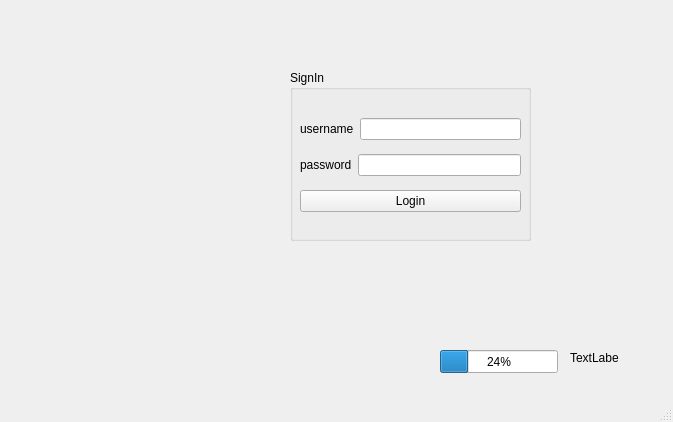
<?xml version="1.0" encoding="UTF-8"?>
<ui version="4.0">
 <class>MainWindow</class>
 <widget class="QMainWindow" name="MainWindow">
  <property name="geometry">
   <rect>
    <x>0</x>
    <y>0</y>
    <width>673</width>
    <height>422</height>
   </rect>
  </property>
  <property name="windowTitle">
   <string>MainWindow</string>
  </property>
  <widget class="QWidget" name="centralwidget">
   <widget class="QGroupBox" name="groupBox">
    <property name="geometry">
     <rect>
      <x>290</x>
      <y>70</y>
      <width>241</width>
      <height>171</height>
     </rect>
    </property>
    <property name="title">
     <string>SignIn</string>
    </property>
    <widget class="QWidget" name="">
     <property name="geometry">
      <rect>
       <x>10</x>
       <y>40</y>
       <width>221</width>
       <height>111</height>
      </rect>
     </property>
     <layout class="QVBoxLayout" name="verticalLayout">
      <item>
       <layout class="QHBoxLayout" name="horizontalLayout">
        <item>
         <widget class="QLabel" name="label">
          <property name="text">
           <string>username</string>
          </property>
         </widget>
        </item>
        <item>
         <widget class="QLineEdit" name="lineEdit_username"/>
        </item>
       </layout>
      </item>
      <item>
       <layout class="QHBoxLayout" name="horizontalLayout_2">
        <item>
         <widget class="QLabel" name="label_2">
          <property name="text">
           <string>password</string>
          </property>
         </widget>
        </item>
        <item>
         <widget class="QLineEdit" name="lineEdit_password"/>
        </item>
       </layout>
      </item>
      <item>
       <widget class="QPushButton" name="pushButton_Login">
        <property name="text">
         <string>Login</string>
        </property>
       </widget>
      </item>
     </layout>
    </widget>
   </widget>
   <widget class="QLabel" name="label_3">
    <property name="geometry">
     <rect>
      <x>570</x>
      <y>350</y>
      <width>49</width>
      <height>16</height>
     </rect>
    </property>
    <property name="text">
     <string>TextLabel</string>
    </property>
   </widget>
   <widget class="QProgressBar" name="progressBar">
    <property name="geometry">
     <rect>
      <x>440</x>
      <y>350</y>
      <width>118</width>
      <height>23</height>
     </rect>
    </property>
    <property name="value">
     <number>24</number>
    </property>
   </widget>
   <widget class="QLabel" name="label_pic">
    <property name="geometry">
     <rect>
      <x>60</x>
      <y>110</y>
      <width>141</width>
      <height>141</height>
     </rect>
    </property>
    <property name="text">
     <string/>
    </property>
   </widget>
  </widget>
  <widget class="QMenuBar" name="menubar">
   <property name="geometry">
    <rect>
     <x>0</x>
     <y>0</y>
     <width>673</width>
     <height>22</height>
    </rect>
   </property>
  </widget>
  <widget class="QStatusBar" name="statusbar"/>
 </widget>
 <resources/>
 <connections/>
</ui>
